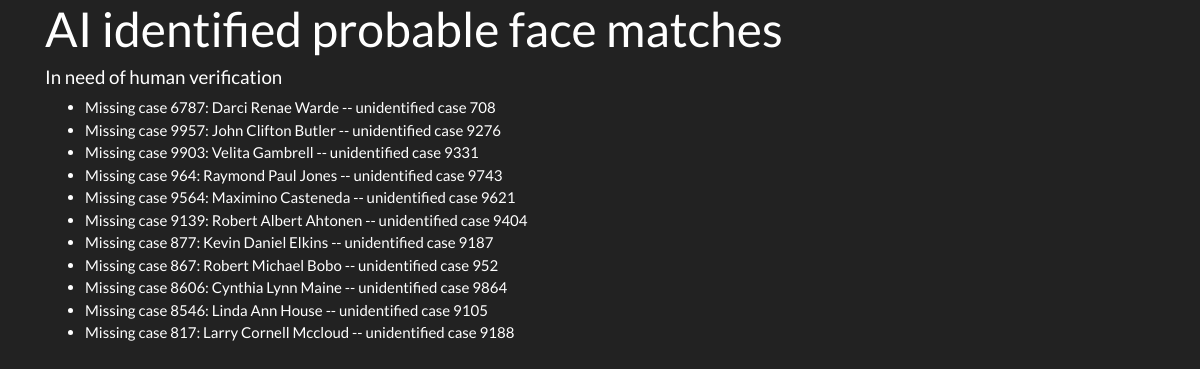
/, run on an earlier commit of the app's database.
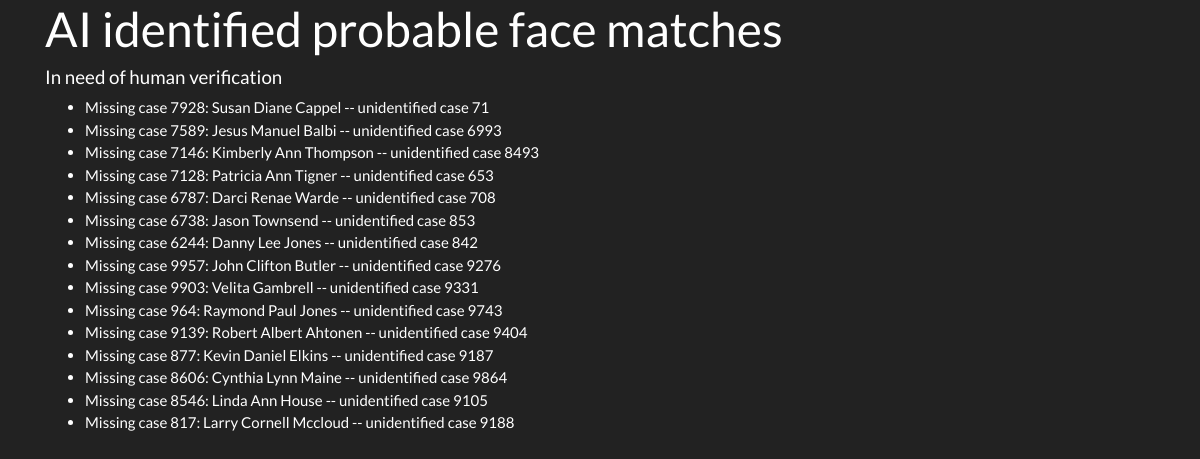
And on a later commit of the database.
### people/models.py (models this page shows, shortened)
class FaceMatch(models.Model):
    missing = models.ForeignKey(MissingFace, on_delete=models.CASCADE)
    missing_person = models.ForeignKey(MissingPerson, on_delete=models.CASCADE)
    bounding_box = models.TextField(default=None, null=True)
    similarity = models.IntegerField(default=None, null=True)
    unidentified = models.ForeignKey(UnidentifiedFace, on_delete=models.CASCADE)
    human_says_maybe = models.BooleanField(default=False)
    human_verified = models.BooleanField(default=False)
    case_info_checked = models.BooleanField(default=False)
    case_info_last_checked = models.DateTimeField(default=None, null=True)
    case_info_matches = models.BooleanField(default=False)
    case_info_reasons_non_match = models.TextField(default=None, null=True)
    def missing_tag(self):
        return self.missing.photo_tag()
    missing_tag.short_description = 'Missing'
    missing_tag.allow_tags = True
    def unidentified_tag(self):
        return self.unidentified.photo_tag()
    unidentified_tag.short_description = 'Unidentified'
    unidentified_tag.allow_tags = True
    def mnameus_link(self):
        url = "https://www.namus.gov/MissingPersons/Case#/%s/details" % self.missing_person.code
        return mark_safe('<a href="%s" target="_blank">Missing NamUs Case</a>' % url)
    mnameus_link.short_description = 'Missing NamUs'
    mnameus_link.allow_tags = True
    def unameus_link(self):
        url = "https://www.namus.gov/UnidentifiedPersons/Case#/%s/details" % self.unidentified.person.code
        return mark_safe('<a href="%s" target="_blank">Unidentified NamUs Case</a>' % url)
    unameus_link.short_description = 'Unidentified NamUs'
    unameus_link.allow_tags = True
    class Meta:
        verbose_name_plural = 'Face Matches'
        ordering = ("-id",)

class Person(models.Model):
    code = models.CharField(max_length=400, default=None, null=True, unique=True)
    photo = models.ImageField(default=None, null=True)
    gender = models.CharField(
        max_length=2,
        choices=GENDERS,
        default='U',
    )
    ethnicity = models.CharField(max_length=400, default=None, null=True) # we only use the 1st one
    case_info_fetched = models.BooleanField(default=False)
    has_case_info = models.BooleanField(default=False)
    last_fetched = models.DateTimeField(default=None, null=True)
    def photo_tag(self):
        url = "https://%s/%s" % (MissingStorage.custom_domain, self.photo)
        return mark_safe('<img src="%s" width="200px"/>' % url)
    photo_tag.short_description = 'Image'
    photo_tag.allow_tags = True
    class Meta:
        abstract = True
        ordering = ("code",)

class MissingPerson(Person):
    name = models.CharField(max_length=400, default=None, null=True)
    photo = models.ImageField(default=None, null=True, storage=MissingStorage())
    missing_min_age = models.IntegerField(default=None, null=True)
    missing_max_age = models.IntegerField(default=None, null=True)
    current_min_age = models.IntegerField(default=None, null=True)
    current_max_age = models.IntegerField(default=None, null=True)
    last_sighted = models.DateField(default=None, null=True)
    def __str__(self):
        return self.name or self.code

class Face(models.Model):
    id = models.UUIDField(primary_key=True) # rekog FaceId
    bounding_box = models.TextField(default=None, null=True)
    is_face = models.BooleanField(default=True)
    in_collection = models.BooleanField(default=True) # in rekog collection
    class Meta:
        abstract = True
        ordering = ("person", "id")

class UnidentifiedFace(Face):
    person = models.ForeignKey(UnidentifiedPerson, on_delete=models.CASCADE)
    photo = models.ImageField(default=None, null=True, storage=UnidentifiedStorage())
    object_type = models.CharField(
        max_length=100,
        choices=OBJECTS,
        default='-',
        null=True,
    )
    def photo_tag(self):
        url = "https://%s/%s" % (UnidentifiedStorage.custom_domain, self.photo)
        return mark_safe('<img src="%s" width="200px" alt="%s"/>' % (url, self.photo))
    photo_tag.short_description = 'Image'
    photo_tag.allow_tags = True
    class Meta:
        ordering = ("person", "id")

class UnidentifiedPerson(Person):
    photo = models.ImageField(default=None, null=True, storage=UnidentifiedStorage())
    est_min_age = models.IntegerField(default=None, null=True)
    est_max_age = models.IntegerField(default=None, null=True)
    est_year_of_death_from = models.IntegerField(default=None, null=True)
    date_found = models.DateField(default=None, null=True)

### people/views.py (the view)
# urls.py: path('', views.matches, name='matches'),
def matches(request):
    matches = FaceMatch.objects.filter(human_says_maybe=True)
    return render(request, 'matches.html', {"matches": matches})

### people/templates/matches.html
{% extends "base.html" %}
{% block content %}
<h1>AI identified probable face matches</h1>
<h5>In need of human verification</h5>
<ul>
    {% for match in matches %}
    <li>Missing case {{match.missing_person.code}}: {{ match.missing_person }} -- unidentified case {{ match.unidentified.person.code }}</li>
    {% endfor %}
</ul>
{% endblock content %}

What changed in the data, as far as the page shows it:
no longer on this page (row edited): FaceMatch: missing_person.code "9564", missing_person "Maximino Casteneda", unidentified.person.code "9621"
no longer on this page (row edited): FaceMatch: missing_person.code "867", missing_person "Robert Michael Bobo", unidentified.person.code "952"
now on this page (row edited): FaceMatch: missing_person.code "7928", missing_person "Susan Diane Cappel", unidentified.person.code "71"
now on this page (row edited): FaceMatch: missing_person.code "7589", missing_person "Jesus Manuel Balbi", unidentified.person.code "6993"
now on this page (row edited): FaceMatch: missing_person.code "7146", missing_person "Kimberly Ann Thompson", unidentified.person.code "8493"
now on this page (row edited): FaceMatch: missing_person.code "7128", missing_person "Patricia Ann Tigner", unidentified.person.code "653"
now on this page (row edited): FaceMatch: missing_person.code "6738", missing_person "Jason Townsend", unidentified.person.code "853"
now on this page (row edited): FaceMatch: missing_person.code "6244", missing_person "Danny Lee Jones", unidentified.person.code "842"
